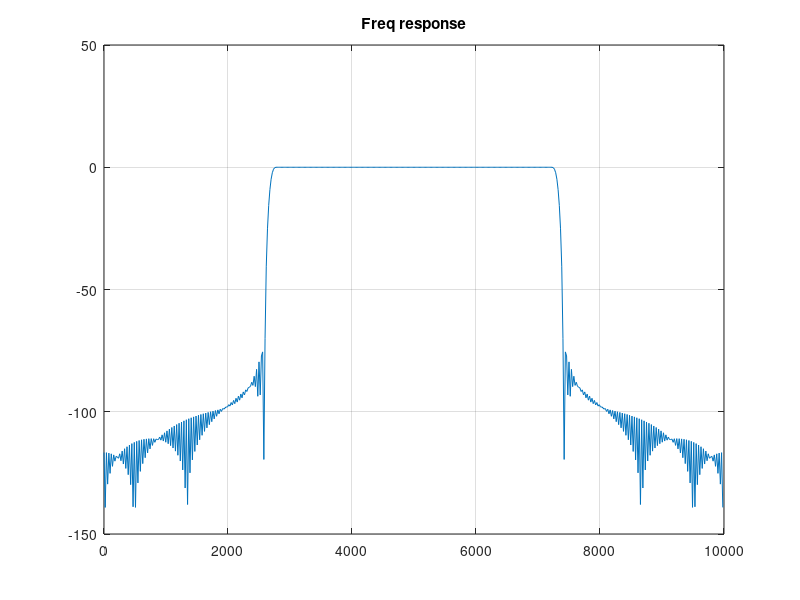

Here is the MATLAB script that generated this plot:
% A Bandpass filter window design example with Kaiser Window
% Fs = 1Khz, passband = 150-250Hz, Ft = 50Hz, A = 60dB


V = zeros(251,1);
V(69:184)=ones(116,1);

x=10000*[0:250]/251;

plot(x,V); title('Desired Response V'); pause
v=fftshift(real(ifft(V)));
w=kaiser(251,7.8573); % no need to correct for DFT symmetry since N is odd
plot(v); title('Unwindowed Filter Impulse response'); pause
x=10000*[0:511]/512;
plot(x,20*log10(abs(fft(v,512))));title('Freq response');pause
plot(w); title('Kaiser Window beta=5.65');pause
f=v.*w;
plot(f); title('Windowed Filter Impulse Response');pause
plot(x,20*log10(abs(fft(f,512)))); title('Freq response');pause
grid;
